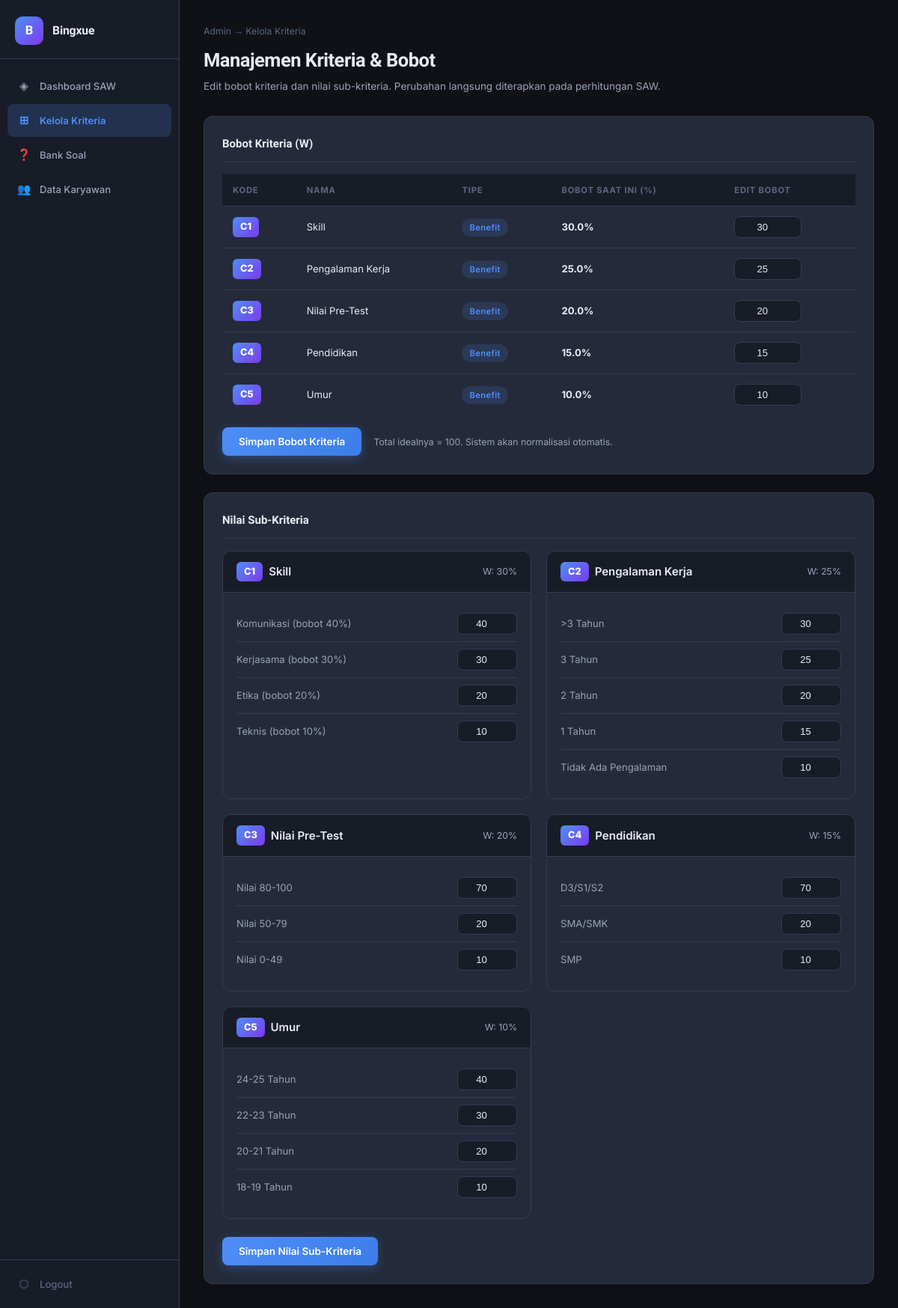
The app's page /admin_criteria.php (signed in) with its own data.
### tables this page shows
CREATE TABLE IF NOT EXISTS `criteria` (
  `id` int(11) NOT NULL AUTO_INCREMENT,
  `code` varchar(10) NOT NULL,
  `name` varchar(100) NOT NULL,
  `weight` decimal(5,2) NOT NULL,
  `type` enum('benefit','cost') NOT NULL DEFAULT 'benefit',
  `description` text DEFAULT NULL,
  PRIMARY KEY (`id`),
  UNIQUE KEY `code` (`code`)
);

CREATE TABLE IF NOT EXISTS `sub_criteria` (
  `id` int(11) NOT NULL AUTO_INCREMENT,
  `criteria_id` int(11) NOT NULL,
  `label` varchar(150) NOT NULL,
  `value` decimal(5,2) NOT NULL,
  PRIMARY KEY (`id`),
  KEY `criteria_id` (`criteria_id`),
  CONSTRAINT `sub_criteria_ibfk_1` FOREIGN KEY (`criteria_id`) REFERENCES `criteria` (`id`) ON DELETE CASCADE
);

### admin_criteria.php (the view, shortened to what this page needs)
<?php
require_once 'partials/header.php';
$db = getDB();
$critRes = $db->query("SELECT * FROM criteria ORDER BY code");
$criteriaList = [];
while ($c = $critRes->fetch_assoc()) {
    $subRes = $db->query("SELECT * FROM sub_criteria WHERE criteria_id={$c['id']} ORDER BY id");
    $subs = [];
    while ($s = $subRes->fetch_assoc()) $subs[] = $s;
    $c['subs'] = $subs;
    $criteriaList[] = $c;
}
?>
<div class="page-header">
    <div class="breadcrumb">Admin → Kelola Kriteria</div>
    <h1>Manajemen Kriteria & Bobot</h1>
    <p>Edit bobot kriteria dan nilai sub-kriteria. Perubahan langsung diterapkan pada perhitungan SAW.</p>
</div>
<div class="card mb-6">
    <div class="card-title">Bobot Kriteria (W)</div>
    <form method="POST">
        <div class="table-wrap">
            <table>
                <thead>
                    <tr><th>Kode</th><th>Nama</th><th>Tipe</th><th>Bobot Saat Ini (%)</th><th>Edit Bobot</th></tr>
                </thead>
                <tbody>
                <?php foreach ($criteriaList as $c): ?>
                <tr>
                    <td><span class="criteria-code"><?= htmlspecialchars($c['code']) ?></span></td>
                    <td><?= htmlspecialchars($c['name']) ?></td>
                    <td><span class="badge badge-info"><?= ucfirst($c['type']) ?></span></td>
                    <td><strong><?= number_format($c['weight'], 1) ?>%</strong></td>
                    <td>
                        <input type="number" name="weight[<?= $c['id'] ?>]"
                               value="<?= number_format($c['weight'], 0) ?>"
                               min="1" max="100" step="1" class="sub-val-input" style="width:90px">
                    </td>
                </tr>
                <?php endforeach; ?>
                </tbody>
            </table>
        </div>
        <div class="mt-4">
            <button type="submit" class="btn btn-primary">Simpan Bobot Kriteria</button>
            <span class="text-sm text-muted" style="margin-left:12px;">Total idealnya = 100. Sistem akan normalisasi otomatis.</span>
        </div>
    </form>
</div>
<div class="card">
    <div class="card-title">Nilai Sub-Kriteria</div>
    <form method="POST">
        <div class="criteria-grid">
        <?php foreach ($criteriaList as $c): ?>
        <div class="criteria-card">
            <div class="criteria-head">
                <div class="flex gap-2" style="align-items:center">
                    <span class="criteria-code"><?= htmlspecialchars($c['code']) ?></span>
                    <span style="font-weight:600"><?= htmlspecialchars($c['name']) ?></span>
                </div>
                <span class="text-sm text-muted">W: <?= number_format($c['weight'], 0) ?>%</span>
            </div>
            <div class="criteria-body">
                <?php if (empty($c['subs'])): ?>
                    <p class="text-muted text-sm">Tidak ada sub-kriteria.</p>
                <?php else: ?>
                    <?php foreach ($c['subs'] as $s): ?>
                    <div class="sub-row">
                        <span class="sub-label"><?= htmlspecialchars($s['label']) ?></span>
                        <input type="number" name="subval[<?= $s['id'] ?>]"
                               value="<?= number_format($s['value'], 0) ?>"
                               min="0" max="100" step="5" class="sub-val-input">
                    </div>
                    <?php endforeach; ?>
                <?php endif; ?>
            </div>
        </div>
        <?php endforeach; ?>
        </div>
        <div class="mt-6">
            <button type="submit" class="btn btn-primary">Simpan Nilai Sub-Kriteria</button>
        </div>
    </form>
</div>

### assets/style.css (style rules this page uses)
:root { --bg: #0f1117; --bg2: #181c27; --bg3: #1e2433; --surface: #242a3a; --surface2: #2d3448; --border: #333d52; --accent: #4f8ef7; --accent2: #7c3aed; --accent-glow: rgba(79,142,247,0.18); --success: #22c55e; --warning: #f59e0b; --danger: #ef4444; --text: #e8ecf4; --text2: #9aa3b8; --text3: #5c6880; --radius: 12px; --radius-sm: 8px; --shadow: 0 4px 24px rgba(0,0,0,0.35); --shadow-sm: 0 2px 8px rgba(0,0,0,0.2); --font-body: 'Inter', system-ui, sans-serif; --font-display: 'Plus Jakarta Sans', 'Inter', sans-serif; --sidebar-w: 240px; --transition: 0.18s ease; }
*, *::before, *::after { box-sizing: border-box; margin: 0; padding: 0; }
html { font-size: 15px; scroll-behavior: smooth; }
body { background: var(--bg); color: var(--text); font-family: var(--font-body); line-height: 1.6; min-height: 100vh; }
.btn { display: inline-flex; align-items: center; justify-content: center; gap: 7px; padding: 11px 22px; border-radius: var(--radius-sm); font-family: var(--font-body); font-size: 0.9rem; font-weight: 600; cursor: pointer; border: none; text-decoration: none; transition: all var(--transition); white-space: nowrap; }
.btn-primary { background: linear-gradient(135deg, var(--accent), #3b7de8); color: white; box-shadow: 0 4px 14px rgba(79,142,247,0.3); }
.page-header { margin-bottom: 28px; }
.page-header h1 { font-family: var(--font-display); font-size: 1.7rem; font-weight: 700; color: var(--text); letter-spacing: -0.02em; margin-bottom: 5px; }
.page-header p { color: var(--text2); font-size: 0.9rem; }
.breadcrumb { color: var(--text3); font-size: 0.82rem; margin-bottom: 8px; }
.card { background: var(--surface); border: 1px solid var(--border); border-radius: var(--radius); padding: 24px; box-shadow: var(--shadow-sm); }
.card-title { font-family: var(--font-display); font-size: 1rem; font-weight: 700; color: var(--text); margin-bottom: 16px; padding-bottom: 12px; border-bottom: 1px solid var(--border); }
.table-wrap { overflow-x: auto; }
table { width: 100%; border-collapse: collapse; font-size: 0.875rem; }
thead tr { background: var(--bg2); }
thead th { padding: 12px 14px; text-align: left; font-size: 0.75rem; font-weight: 700; color: var(--text3); text-transform: uppercase; letter-spacing: 0.07em; border-bottom: 1px solid var(--border); white-space: nowrap; }
tbody tr { border-bottom: 1px solid var(--border); transition: background var(--transition); }
tbody tr:last-child { border-bottom: none; }
tbody td { padding: 13px 14px; color: var(--text); vertical-align: middle; }
.badge { display: inline-flex; align-items: center; padding: 3px 10px; border-radius: 20px; font-size: 0.75rem; font-weight: 600; letter-spacing: 0.03em; }
.badge-info { background: rgba(79,142,247,0.15); color: var(--accent); }
.criteria-grid { display: grid; grid-template-columns: 1fr 1fr; gap: 20px; }
.criteria-card { background: var(--surface); border: 1px solid var(--border); border-radius: var(--radius); overflow: hidden; }
.criteria-head { background: var(--bg2); padding: 14px 18px; display: flex; align-items: center; justify-content: space-between; border-bottom: 1px solid var(--border); }
.criteria-code { display: inline-flex; align-items: center; justify-content: center; background: linear-gradient(135deg, var(--accent), var(--accent2)); color: white; font-weight: 800; font-size: 0.85rem; border-radius: 6px; padding: 3px 10px; }
.criteria-body { padding: 18px; }
.sub-row { display: flex; align-items: center; gap: 12px; padding: 9px 0; border-bottom: 1px solid var(--border); }
.sub-row:last-child { border-bottom: none; }
.sub-label { flex: 1; font-size: 0.875rem; color: var(--text2); }
.sub-val-input { width: 80px; background: var(--bg2); border: 1.5px solid var(--border); border-radius: var(--radius-sm); color: var(--text); font-size: 0.875rem; padding: 6px 10px; text-align: center; outline: none; }
.mt-4 { margin-top: 16px; }
.mt-6 { margin-top: 24px; }
.mb-6 { margin-bottom: 24px; }
.text-muted { color: var(--text2); }
.text-sm { font-size: 0.82rem; }
.flex { display: flex; }
.gap-2 { gap: 8px; }

### records on screen
criteria: code "C1", name "Skill", type "Benefit", weight "30.0", weight "30"
criteria: code "C2", name "Pengalaman Kerja", type "Benefit", weight "25.0", weight "25"
criteria: code "C3", name "Nilai Pre-Test", type "Benefit", weight "20.0", weight "20"
criteria: code "C4", name "Pendidikan", type "Benefit", weight "15.0", weight "15"
criteria: code "C5", name "Umur", type "Benefit", weight "10.0", weight "10"
sub_criteria: label "Komunikasi (bobot 40%)", value "40"
sub_criteria: label "Kerjasama (bobot 30%)", value "30"
sub_criteria: label "Etika (bobot 20%)", value "20"
sub_criteria: label "Teknis (bobot 10%)", value "10"
sub_criteria: label ">3 Tahun", value "30"
sub_criteria: label "3 Tahun", value "25"
sub_criteria: label "2 Tahun", value "20"
sub_criteria: label "1 Tahun", value "15"
sub_criteria: label "Tidak Ada Pengalaman", value "10"
sub_criteria: label "Nilai 80-100", value "70"
sub_criteria: label "Nilai 50-79", value "20"
sub_criteria: label "Nilai 0-49", value "10"
sub_criteria: label "D3/S1/S2", value "70"
sub_criteria: label "SMA/SMK", value "20"
sub_criteria: label "SMP", value "10"
sub_criteria: label "24-25 Tahun", value "40"
sub_criteria: label "22-23 Tahun", value "30"
sub_criteria: label "20-21 Tahun", value "20"
sub_criteria: label "18-19 Tahun", value "10"

### other values on screen
$item['icon'] "◈"
$item['label'] "Dashboard SAW"
$item['icon'] "⊞"
$item['label'] "Kelola Kriteria"
$item['icon'] "❓"
$item['label'] "Bank Soal"
$item['icon'] "👥"
$item['label'] "Data Karyawan"
